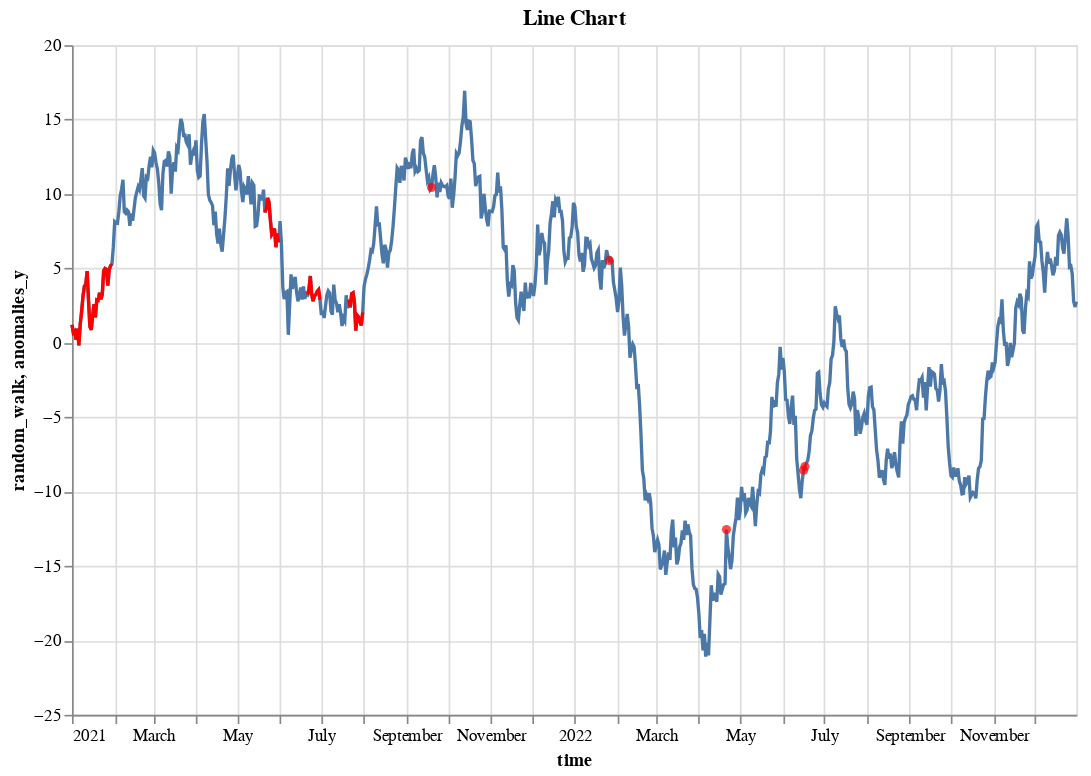

Source (notebook cell):
### Code cell
chart = on.time_series.AnomalyTimeSeries.plot_anomalies(data_ts,
                                                        point_anomalies=anomalies_ts,
                                                        collective_anomalies=collective_an_ts,
                                                        seasonal_anomalies=seasonal_anomalies_ts
                                                        )
chart

### Figure 1 — Vega-Lite specification as saved in the notebook (floating-point values rounded to 4 significant figures; data arrays with more than 128 entries replaced by an {"elided": "..."} marker saying what was removed)
{"config": {"view": {"continuousWidth": 300, "continuousHeight": 300}}, "layer": [{"data": {"name": "data-b30c7010f6d79038dec06d802bf9100a"}, "mark": {"type": "line"}, "encoding": {"x": {"field": "time", "type": "temporal"}, "y": {"field": "random_walk", "type": "quantitative"}}, "title": "Line Chart"}, {"data": {"name": "data-69a1f50b94191bc601ca7e4597ea6bd4"}, "mark": {"type": "circle", "color": "red"}, "encoding": {"x": {"field": "time", "type": "temporal"}, "y": {"field": "anomalies_y", "type": "quantitative"}}, "transform": [{"filter": "(datum.anomalies === 1)"}]}, {"data": {"name": "data-8d0d1b7ec2dafd2fa56c3200c4b80d82"}, "mark": {"type": "line", "color": "red"}, "encoding": {"x": {"field": "time", "type": "temporal"}, "y": {"field": "anomalies_y", "type": "quantitative"}}}, {"data": {"name": "data-2990cfb876ab5e3fb6cfb7f9c8bbee1d"}, "mark": {"type": "line", "color": "red"}, "encoding": {"x": {"field": "time", "type": "temporal"}, "y": {"field": "anomalies_y", "type": "quantitative"}}}, {"data": {"name": "data-ccc389b99a63fc7c93b07119b8750a10"}, "mark": {"type": "line", "color": "red"}, "encoding": {"x": {"field": "time", "type": "temporal"}, "y": {"field": "anomalies_y", "type": "quantitative"}}}, {"data": {"name": "data-31f53a272a3744c594aaa32a3318fd24"}, "mark": {"type": "line", "color": "red"}, "encoding": {"x": {"field": "time", "type": "temporal"}, "y": {"field": "anomalies_y", "type": "quantitative"}}}], "height": 400, "width": 600, "$schema": "https://vega.github.io/schema/vega-lite/v5.14.1.json", "datasets": {"data-b30c7010f6d79038dec06d802bf9100a": {"elided": "730 records"}, "data-69a1f50b94191bc601ca7e4597ea6bd4": {"elided": "730 records"}, "data-8d0d1b7ec2dafd2fa56c3200c4b80d82": [{"time": "2021-01-01T00:00:00", "anomalies": 1.0, "anomalies_y": 1.217}, {"time": "2021-01-02T00:00:00", "anomalies": 1.0, "anomalies_y": 0.675}, {"time": "2021-01-03T00:00:00", "anomalies": 1.0, "anomalies_y": 0.7773}, {"time": "2021-01-04T00:00:00", "anomalies": 1.0, "anomalies_y": 0.2022}, {"time": "2021-01-05T00:00:00", "anomalies": 1.0, "anomalies_y": 0.954}, {"time": "2021-01-06T00:00:00", "anomalies": 1.0, "anomalies_y": -0.18}, {"time": "2021-01-07T00:00:00", "anomalies": 1.0, "anomalies_y": 1.249}, {"time": "2021-01-08T00:00:00", "anomalies": 1.0, "anomalies_y": 2.1}, {"time": "2021-01-09T00:00:00", "anomalies": 1.0, "anomalies_y": 3.138}, {"time": "2021-01-10T00:00:00", "anomalies": 1.0, "anomalies_y": 3.784}, {"time": "2021-01-11T00:00:00", "anomalies": 1.0, "anomalies_y": 3.924}, {"time": "2021-01-12T00:00:00", "anomalies": 1.0, "anomalies_y": 4.817}, {"time": "2021-01-13T00:00:00", "anomalies": 1.0, "anomalies_y": 2.869}, {"time": "2021-01-14T00:00:00", "anomalies": 1.0, "anomalies_y": 1.094}, {"time": "2021-01-15T00:00:00", "anomalies": 1.0, "anomalies_y": 0.8629}, {"time": "2021-01-16T00:00:00", "anomalies": 1.0, "anomalies_y": 1.807}, {"time": "2021-01-17T00:00:00", "anomalies": 1.0, "anomalies_y": 2.593}, {"time": "2021-01-18T00:00:00", "anomalies": 1.0, "anomalies_y": 1.707}, {"time": "2021-01-19T00:00:00", "anomalies": 1.0, "anomalies_y": 2.893}, {"time": "2021-01-20T00:00:00", "anomalies": 1.0, "anomalies_y": 2.859}, {"time": "2021-01-21T00:00:00", "anomalies": 1.0, "anomalies_y": 3.362}, {"time": "2021-01-22T00:00:00", "anomalies": 1.0, "anomalies_y": 2.926}, {"time": "2021-01-23T00:00:00", "anomalies": 1.0, "anomalies_y": 3.233}, {"time": "2021-01-24T00:00:00", "anomalies": 1.0, "anomalies_y": 4.838}, {"time": "2021-01-25T00:00:00", "anomalies": 1.0, "anomalies_y": 4.999}, {"time": "2021-01-26T00:00:00", "anomalies": 1.0, "anomalies_y": 4.948}, {"time": "2021-01-27T00:00:00", "anomalies": 1.0, "anomalies_y": 3.836}, {"time": "2021-01-28T00:00:00", "anomalies": 1.0, "anomalies_y": 4.892}, {"time": "2021-01-29T00:00:00", "anomalies": 1.0, "anomalies_y": 5.18}, {"time": "2021-01-30T00:00:00", "anomalies": 1.0, "anomalies_y": 5.293}], "data-2990cfb876ab5e3fb6cfb7f9c8bbee1d": [{"time": "2021-05-21T00:00:00", "anomalies": 1.0, "anomalies_y": 8.758}, {"time": "2021-05-22T00:00:00", "anomalies": 1.0, "anomalies_y": 9.011}, {"time": "2021-05-23T00:00:00", "anomalies": 1.0, "anomalies_y": 9.734}, {"time": "2021-05-24T00:00:00", "anomalies": 1.0, "anomalies_y": 9.46}, {"time": "2021-05-25T00:00:00", "anomalies": 1.0, "anomalies_y": 8.24}, {"time": "2021-05-26T00:00:00", "anomalies": 1.0, "anomalies_y": 7.279}, {"time": "2021-05-27T00:00:00", "anomalies": 1.0, "anomalies_y": 7.433}, {"time": "2021-05-28T00:00:00", "anomalies": 1.0, "anomalies_y": 7.67}, {"time": "2021-05-29T00:00:00", "anomalies": 1.0, "anomalies_y": 6.423}, {"time": "2021-05-30T00:00:00", "anomalies": 1.0, "anomalies_y": 7.35}, {"time": "2021-05-31T00:00:00", "anomalies": 1.0, "anomalies_y": 6.749}], "data-ccc389b99a63fc7c93b07119b8750a10": [{"time": "2021-06-21T00:00:00", "anomalies": 1.0, "anomalies_y": 3.229}, {"time": "2021-06-22T00:00:00", "anomalies": 1.0, "anomalies_y": 3.612}, {"time": "2021-06-23T00:00:00", "anomalies": 1.0, "anomalies_y": 4.489}, {"time": "2021-06-24T00:00:00", "anomalies": 1.0, "anomalies_y": 3.236}, {"time": "2021-06-25T00:00:00", "anomalies": 1.0, "anomalies_y": 2.807}, {"time": "2021-06-26T00:00:00", "anomalies": 1.0, "anomalies_y": 3.123}, {"time": "2021-06-27T00:00:00", "anomalies": 1.0, "anomalies_y": 3.25}, {"time": "2021-06-28T00:00:00", "anomalies": 1.0, "anomalies_y": 3.452}, {"time": "2021-06-29T00:00:00", "anomalies": 1.0, "anomalies_y": 3.565}, {"time": "2021-06-30T00:00:00", "anomalies": 1.0, "anomalies_y": 2.892}], "data-31f53a272a3744c594aaa32a3318fd24": [{"time": "2021-07-21T00:00:00", "anomalies": 1.0, "anomalies_y": 2.899}, {"time": "2021-07-22T00:00:00", "anomalies": 1.0, "anomalies_y": 2.389}, {"time": "2021-07-23T00:00:00", "anomalies": 1.0, "anomalies_y": 3.305}, {"time": "2021-07-24T00:00:00", "anomalies": 1.0, "anomalies_y": 3.362}, {"time": "2021-07-25T00:00:00", "anomalies": 1.0, "anomalies_y": 2.729}, {"time": "2021-07-26T00:00:00", "anomalies": 1.0, "anomalies_y": 0.8234}, {"time": "2021-07-27T00:00:00", "anomalies": 1.0, "anomalies_y": 1.851}, {"time": "2021-07-28T00:00:00", "anomalies": 1.0, "anomalies_y": 1.737}, {"time": "2021-07-29T00:00:00", "anomalies": 1.0, "anomalies_y": 1.394}, {"time": "2021-07-30T00:00:00", "anomalies": 1.0, "anomalies_y": 1.167}, {"time": "2021-07-31T00:00:00", "anomalies": 1.0, "anomalies_y": 2.05}]}}
